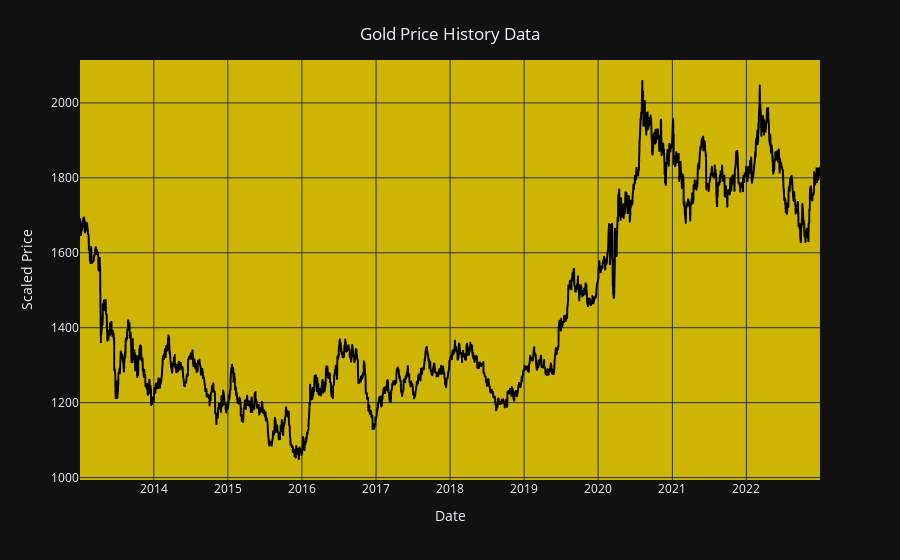

The cell this chart's notebook holds for it:
### Markdown cell above
# Step 5: Visualizing Gold Price History Data

__Interactive Gold Price Chart:__

### Code cell
fig = px.line(y=df.Price, x=df.Date)
fig.update_traces(line_color='black') 
fig.update_layout(xaxis_title="Date", 
                  yaxis_title="Scaled Price",
                  title={'text': "Gold Price History Data", 'y':0.95, 'x':0.5, 'xanchor':'center', 'yanchor':'top'},
                  plot_bgcolor='rgba(255,223,0,0.8)')

### Figure 1 — Plotly figure (JSON) as saved in the notebook; plotly's stock layout.template omitted (floating-point values rounded to 4 significant figures; data arrays with more than 128 entries replaced by an {"elided": "..."} marker saying what was removed)
{"data": [{"hovertemplate": "x=%{x}<br>y=%{y}<extra></extra>", "legendgroup": "", "line": {"color": "black", "dash": "solid"}, "marker": {"symbol": "circle"}, "mode": "lines", "name": "", "showlegend": false, "x": {"elided": "2583 str values"}, "xaxis": "x", "y": {"elided": "2583 float values"}, "yaxis": "y", "type": "scattergl"}], "layout": {"xaxis": {"anchor": "y", "domain": [0.0, 1.0], "title": {"text": "Date"}}, "yaxis": {"anchor": "x", "domain": [0.0, 1.0], "title": {"text": "Scaled Price"}}, "legend": {"tracegroupgap": 0}, "margin": {"t": 60}, "title": {"text": "Gold Price History Data", "y": 0.95, "x": 0.5, "xanchor": "center", "yanchor": "top"}, "plot_bgcolor": "rgba(255,223,0,0.8)"}}
